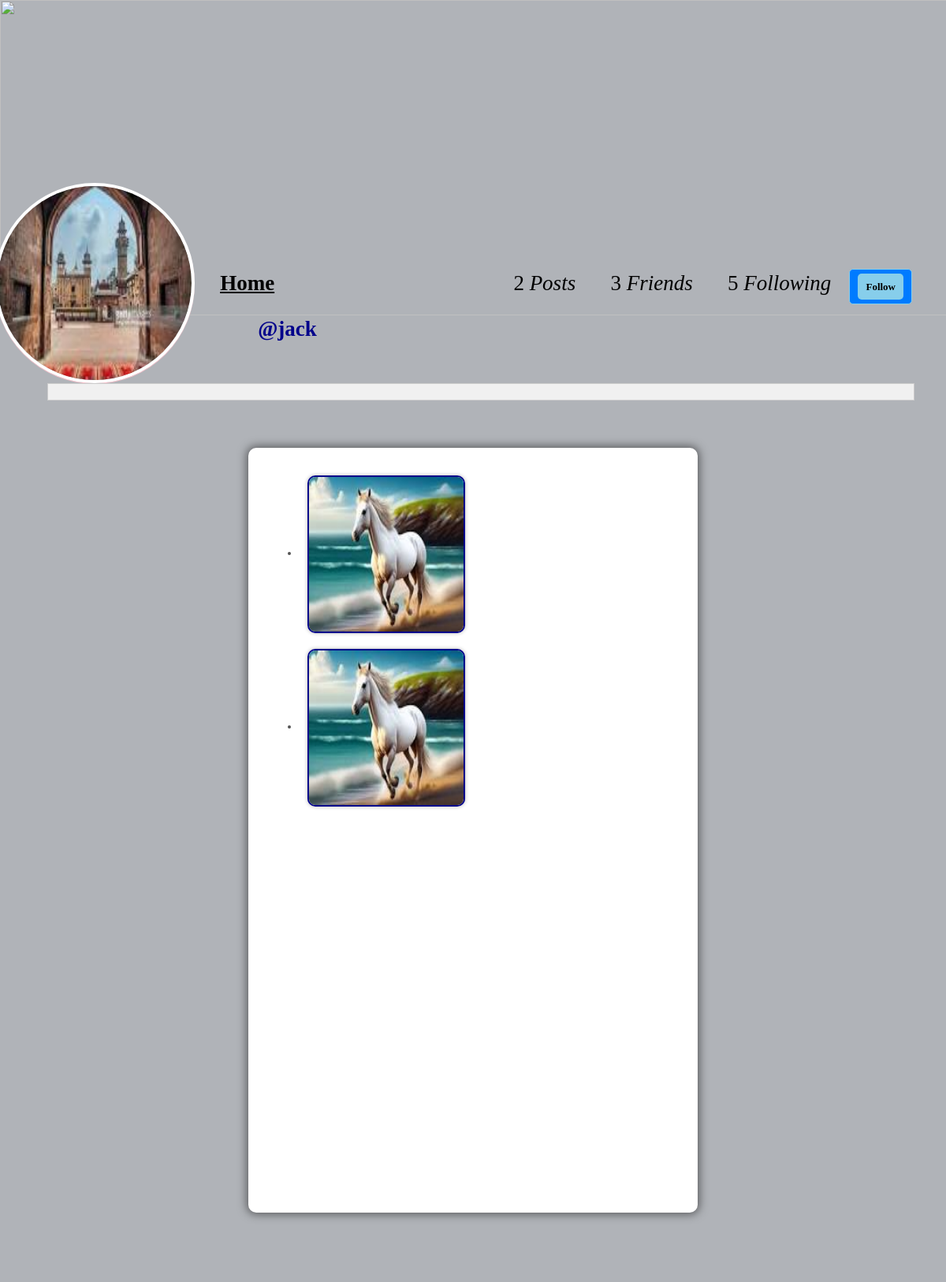
The page /profile/jack (signed in) on the database its author committed.
### facebook/models.py (models this page shows, shortened)
class Profile(models.Model):
    user= models.ForeignKey(User,on_delete=models.CASCADE)
    id_user = models.IntegerField()
    bio =models.TextField(blank=True)
    profileimg = models.ImageField(upload_to='profile_images',default='blank-profile-picture.png')
    location =models.CharField(max_length=100,blank=True)

class Post(models.Model):
    id=models.UUIDField(primary_key=True, default=uuid.uuid4)
    user=models.CharField(max_length=100)
    image=models.ImageField(upload_to='post_images')
    caption=models.TextField()
    created_at=models.DateTimeField(default=datetime.now)
    no_of_likes=models.IntegerField(default=0)

### facebook/views.py (the view)
# urls.py: path('profile/<str:pk>',views.profile,name='profile'),
@login_required(login_url='login')
def profile(request, pk):
   user_object = User.objects.get(username=pk)
   user_profile = Profile.objects.get(user=user_object)
   user_posts = Post.objects.filter(user=pk)
   user_post_length = len(user_posts)
   follower = request.user.username
   user = pk
   if FollowersCount.objects.filter(follower=follower, user=user).first():
        button_text = 'Un follow'
   else:
        button_text = 'Follow'
   user_followers = len(FollowersCount.objects.filter(user=pk))
   user_following = len(FollowersCount.objects.filter(follower=pk))
   context = {
        'user_object': user_object,
        'user_profile': user_profile,
        'user_posts': user_posts,
        'user_post_length': user_post_length,
        'button_text': button_text,
        'user_followers': user_followers,
        'user_following': user_following,
    }
   return render(request, 'profile.html', context)

### templates/profile.html (shortened to what this page needs)
{% load static %}
<!DOCTYPE html>
<html lang="en">
<head>
    <link rel="stylesheet" href="{% static 'css/main.min.css' %}">
    <link rel="stylesheet" href="{% static 'css/style.css' %}">
    <link rel="stylesheet" href="{% static 'css/color.css' %}">
    <link rel="stylesheet" href="{% static 'css/responsive.css' %}">
</head>
<body>
    <section>
			<div class="feature-photo">
				<figure><img src="{% static 'images/uu.gif' %}"style="height: 400px; width: 400%; " alt=""></figure>
				<form action="/follow" method="POST">
					<div class="add-btn">
					<span style="color: black; font-size: 27px; margin-right: 300px;"><b><u><a href="/">Home</a></u></b></span>
					{% if user_post_length == 0 %}
					<span style="color: black; font-size: 27px;"><b class="icon"><i class="fa fa-file"></i></b><i>No Post</i></span>
					{% elif user_post_length == 1 %}
					<span style="color: black; font-size: 27px;"><b class="icon"><i class="fa fa-files"></i></b>{{user_post_length}} <i>Post</i></span>
					{% else %}
					<span style="color: black; font-size: 27px;"><b class="icon"></b>{{user_post_length}}<i> Posts</i></span>
					{% endif %}
					{% if user_followers == 0 or user_followers == 1 %}
					<span style="color: black; font-size: 27px;"><b class="icon"><i class="fa fa-users"></i></b></i>{{user_followers}} <i>Friend</i></span>
					{% else %}
					<span style="color: black; font-size: 27px;"><b class="icon"><i class="fa fa-users"></i></b>{{user_followers}}<i> Friends</i></span>
					{% endif %}
					<span style="color: black; font-size: 27px;"><b class="icon"><i class="fa fa-users"></i></b>{{user_following}} <i>Following</i></span>
					{% if user_object.username == user.username %}
					<a class="blue-button" href="/settings"  >Account Settings</a>
					{% else %}
					<a data-ripple="" style="background-color: skyblue; border: 1px solid skyblue; padding: 5px 10px; border-radius: 5px; color: black; text-decoration: none;">
						<button type="submit" style="background-color: skyblue; border: none; padding: 5px 10px; border-radius: 5px; color: black;">{{button_text}}</button></a>
					{% endif %}
					</div>
				</form>
				<div class="container-fluid">
					<div class="row merged" style="margin-left: 2%;">
						<div class="col-lg-2 col-sm-3" >
							<div class="user-avatar" style="width: 254px; height: 254px; border-radius: 50%; border: 4px solid white; overflow: hidden; display: flex; justify-content: center; align-items: center; color: white ;">
								<figure>
									<img src="{{user_profile.profileimg.url}}" style="width: 254px; height: 254px; border-radius: 200%;" alt="Profile Picture">
								</figure>
							</div>
						</div>
						<div class="col-lg-10 col-sm-9">
							<div class="timeline-info">
								<ul>
									<li class="admin-name">
									 <h5 style="color: darkblue;white-space: nowrap; width: 110px; font-size: 27px; margin-left: 60px;"><b>@{{user_profile.user.username}}</b></h5>
								</ul>
							</div>
						</div>
					</div>
				</div>
			</div>
		</section>
		<section>
			<div class="bio" style="background-color: #f0f0f0; padding: 10px; border: 1px solid #ccc; text-align: center;">
			</div>
		</section>
	<section>
		<div class="gap gray-bg">
			<div class="container-fluid">
				<div class="row">
					<div class="col-lg-12">
						<div class="row" id="page-contents">
							<div class="col-lg-3">
							</div>
							<div class="col-lg-6">
								<div class="central-meta">
									<ul class="photos-vertical">
									{% for post in user_posts %}
									 <li>
										{% if post.image %}
									      <a class="strip" href="{{post.image.url}}" title="" data-strip-group="mygroup" data-strip-group-options="loop: false">
										  <img class="user-uploaded-image" src="{{post.image.url}}"  alt=""></a>
										 {% endif %}
										</li>
									{% endfor %}
									</ul>
								</div>
							</div>
							<div class="col-lg-3">
							</div>
						</div>
					</div>
				</div>
			</div>
		</div>
	</section>
</body>
</html>

### static/css/color.css (style rules this page uses)
#nprogress .bar, .timeline-info > ul li a::before, .add-btn > a, .activitiez > li::before, form button, .colla-apps > li a:hover, a.underline:before, .setting-row input:checked + label, .user-avatar:hover .edit-phto, .error-meta > a, .color-bg, .add-butn, .nav.nav-tabs.likes-btn > li a.active, a.dislike-btn, .drop > a:hover, .btn-view.btn-load-more:hover, .accordion .card h5 button[aria-expanded="true"], .chat-head, .f-page > figure em, .inbox-panel-head > ul > li > a, .nav-tabs--left .nav-link.active, .nav-tabs--left .nav-link.active:hover, footer .widget-title h4::before, #topcontrol, .sidebar .widget-title::before, .f-title::before, .g-post-classic > figure > i::after, .purify > a, .help-list > a:hover, .open-position::before, .info > a, .category-box:hover, .category-box.selected, a.main-btn, .section-heading::before, .getquot-baner, .more-branches > h4::before, .is-helpful > a, .cart-optionz > li > a:hover, .paginationz > li a:hover, .paginationz > li a.active, .shopping-cart, a.btn2:hover, .form-submit > input[type="submit"], button.submit-checkout, .delete-cart:hover, .proceed .button, .amount-area .update-cart, a.addnewforum, .apply-bttons > a { background: orange; }

### static/css/responsive.css (style rules this page uses)
@media screen and (max-width: 1281px) and (min-width: 1024px) { .timeline-info { line-height: 51px; } }
@media screen and (max-width: 1281px) and (min-width: 1024px) { .timeline-info .admin-name > h5 { font-size: 20px; } }
@media screen and (max-width: 1281px) and (min-width: 1024px) { .user-avatar { width: 80.2% } }

### templates/profile.html (style rules this page uses)
.user-uploaded-image { border: 2px solid #00008b; border-radius: 10px; box-shadow: 0 0 5px rgba(0, 0, 0, 0.3); margin: 10px; transition: transform 0.2s ease-in-out; width: 200px; height: 200px; }

### rows shown on the page
Profile: profileimg (picture), user.username "jack"
Post: image (picture)
Post: image (picture)

### other values the page prints
{{ user_post_length }} "2"
{{ user_followers }} "3"
{{ user_following }} "5"
{{ button_text }} "Follow"
